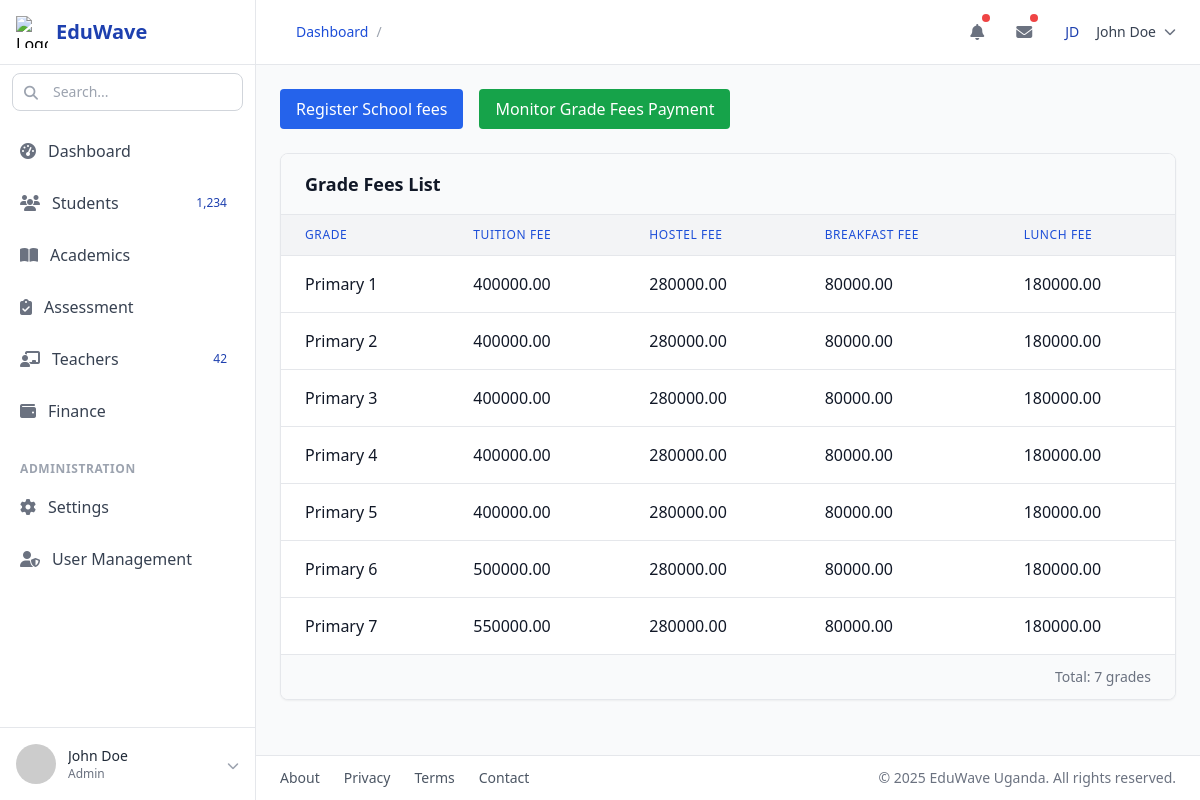
The app's page /finance/schoolfees/ with its own data.
### finance/models.py (models this page shows, shortened)
class SchoolFees(models.Model):
    grade = models.OneToOneField(Grade, on_delete=models.CASCADE, related_name="school_fees")
    tuitionfee = models.DecimalField(
        default=0.0,  max_digits=10, decimal_places=2)
    hostelfee = models.DecimalField(
        max_digits=10, decimal_places=2, default=Decimal('0.00'))
    breakfastfee = models.DecimalField(
        max_digits=10, decimal_places=2, default=Decimal('0.00'))
    lunchfee = models.DecimalField(
        max_digits=10, decimal_places=2, default=Decimal('0.00'))
    description = models.TextField(default="No Description ...")
    created_by = models.ForeignKey(CustomUser, on_delete=models.DO_NOTHING)
    created = models.DateField(auto_now_add=True)
    updated = models.DateField(auto_now=True)
    class Meta:
        verbose_name_plural = "SchoolFees"

### academic/models.py (models this page shows)
class Grade(models.Model):
    grade_name = models.CharField(max_length=50)
    class_teacher = models.ForeignKey(
        Teacher, on_delete=models.SET_NULL, null=True, related_name="grades")
    created = models.DateField(auto_now_add=True)
    updated = models.DateField(auto_now=True)
    class Meta:
        db_table = "class"
        db_table_comment = "This includes Students address data"
        ordering = ["grade_name"]
    def __str__(self):
        return self.grade_name

### finance/views.py (the view)
# urls.py: path('schoolfees/', Schoolfees, name='schoolfees'),
def Schoolfees(request):
    grade_fees = SchoolFees.objects.all()
    return render(request, 'schoolfees.html', {'grade_fees': grade_fees})

### finance/templates/schoolfees.html
{% extends 'base.html' %}
{% block content %}
<div class="flex space-x-4 mb-6">
    <a href="/finance/register/schoolfees/">
        <button type="button" class="px-4 py-2 bg-blue-600 text-white rounded hover:bg-blue-700 transition">Register School fees</button>
    </a>
    <a href="/finance/grades/summary/">
        <button type="button" class="px-4 py-2 bg-green-600 text-white rounded hover:bg-green-700 transition">Monitor Grade Fees Payment</button>
    </a>
</div>
{% include  'features/schoolfeesgradelist.html' %}
{% endblock content %}

### finance/templates/features/schoolfeesgradelist.html (shortened to what this page needs)
<div class="bg-white rounded-lg shadow-sm border border-gray-200 overflow-hidden">
  <div class="px-6 py-4 border-b border-gray-200 bg-gray-50">
    <h3 class="text-lg font-semibold text-gray-900">Grade Fees List</h3>
  </div>
  <div class="overflow-x-auto">
    {% if grade_fees %}
    <table class="min-w-full divide-y divide-gray-200">
      <thead class="bg-gray-100">
        <tr>
          <th scope="col" class="px-6 py-3 text-left text-xs font-medium text-blue-700 uppercase tracking-wider">Grade</th>
          <th scope="col" class="px-6 py-3 text-left text-xs font-medium text-blue-700 uppercase tracking-wider">Tuition Fee</th>
          <th scope="col" class="px-6 py-3 text-left text-xs font-medium text-blue-700 uppercase tracking-wider">Hostel Fee</th>
          <th scope="col" class="px-6 py-3 text-left text-xs font-medium text-blue-700 uppercase tracking-wider">Breakfast Fee</th>
          <th scope="col" class="px-6 py-3 text-left text-xs font-medium text-blue-700 uppercase tracking-wider">Lunch Fee</th>
        </tr>
      </thead>
      <tbody class="bg-white divide-y divide-gray-200">
        {% for fees in grade_fees %}
        <tr class="hover:bg-gray-50 transition-colors">
          <td class="px-6 py-4 whitespace-nowrap">
            <span class="font-medium text-gray-900">{{ fees.grade }}</span>
          </td>
          <td class="px-6 py-4 whitespace-nowrap text-gray-900">
            {{ fees.tuitionfee|default:"-" }}
          </td>
          <td class="px-6 py-4 whitespace-nowrap text-gray-900">
            {{ fees.hostelfee|default:"-" }}
          </td>
          <td class="px-6 py-4 whitespace-nowrap text-gray-900">
            {{ fees.breakfastfee|default:"-" }}
          </td>
          <td class="px-6 py-4 whitespace-nowrap text-gray-900">
            {{ fees.lunchfee|default:"-" }}
          </td>
        </tr>
        {% endfor %}
      </tbody>
    </table>
    {% endif %}
  </div>
  <div class="px-6 py-3 border-t border-gray-200 bg-gray-50 text-right text-sm text-gray-500">
    Total: {{ grade_fees|length }} grade{{ grade_fees|length|pluralize }}
  </div>
</div>

### records on screen
SchoolFees: grade "Primary 1", tuitionfee "400000.00", hostelfee "280000.00", breakfastfee "80000.00", lunchfee "180000.00"
SchoolFees: grade "Primary 2", tuitionfee "400000.00", hostelfee "280000.00", breakfastfee "80000.00", lunchfee "180000.00"
SchoolFees: grade "Primary 3", tuitionfee "400000.00", hostelfee "280000.00", breakfastfee "80000.00", lunchfee "180000.00"
SchoolFees: grade "Primary 4", tuitionfee "400000.00", hostelfee "280000.00", breakfastfee "80000.00", lunchfee "180000.00"
SchoolFees: grade "Primary 5", tuitionfee "400000.00", hostelfee "280000.00", breakfastfee "80000.00", lunchfee "180000.00"
SchoolFees: grade "Primary 6", tuitionfee "500000.00", hostelfee "280000.00", breakfastfee "80000.00", lunchfee "180000.00"
SchoolFees: grade "Primary 7", tuitionfee "550000.00", hostelfee "280000.00", breakfastfee "80000.00", lunchfee "180000.00"

### other values on screen
{{ grade_fees|length }} "7"
